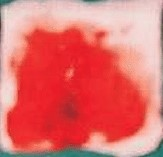
#> input picture 10ml10x10.jpg, 163 x 157 px
$ python Hemomeasure_interfaz.py
#> lines starting #> are read from the running program, lines starting #| are printed output that depends on the picture
#> the answer given: 1
#> the answer given: 10ml10x10.jpg
#> in llamarConv, image is the input picture: shape (157, 163, 3); mean B, G, R 109.4, 111.8, 226.7
import tkinter as tk
from tkinter.filedialog import askopenfilename
import numpy as np
import cv2
import matplotlib.pyplot as plt


def convolution(image, kernel, average=False, verbose=False):
#> called with kernel = array of shape (3, 3), average = False, verbose = True
    if len(image.shape) == 3:
        print("Found 3 Channels : {}".format(image.shape))
#| Found 3 Channels : (157, 163, 3)
        image = cv2.cvtColor(image, cv2.COLOR_BGR2GRAY)
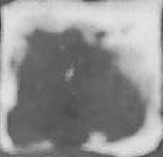
#> image: shape (157, 163); min 65, max 229, mean 145.9
        print("Converted to Gray Channel. Size : {}".format(image.shape))
#| Converted to Gray Channel. Size : (157, 163)
    else:
        print("Image Shape : {}".format(image.shape))

    print("Kernel Shape : {}".format(kernel.shape))

    if verbose:
        plt.imshow(image, cmap='gray')
        plt.title("Input Image")
        plt.show()

    image_row, image_col = image.shape
#> image_row = 157; image_col = 163
    kernel_row, kernel_col = kernel.shape

    output = np.zeros(image.shape)

    pad_height = kernel_row // 2
    pad_width = kernel_col // 2

    padded_image = np.pad(image, ((pad_height, pad_height), (pad_width, pad_width)), mode='constant')
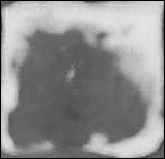
#> padded_image: shape (159, 165); min 0, max 229, mean 142.3

    if verbose:
        plt.imshow(padded_image, cmap='gray')
        plt.title("Padded Image")
        plt.show()

    for row in range(image_row):
        for col in range(image_col):
            output[row, col] = np.sum(kernel * padded_image[row:row + kernel_row, col:col + kernel_col])
            if average:
                output[row, col] /= kernel.shape[0] * kernel.shape[1]
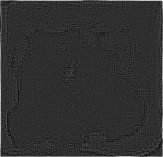
#> output: shape (157, 163) float64; min -191, max 843, mean 10.4; drawn with min black and max white

    print("Output Image size : {}".format(output.shape))
#| Output Image size : (157, 163)

    if verbose:
        plt.imshow(output, cmap='gray')
        plt.title("Output Image using {}x{} Kernel".format(kernel_row, kernel_col))
        plt.show()

    return output


def llamarConv():
    # Ruta inicial del directorio, misma donde se encuentra el .py
    ruta = r"C:\Users\arace\Desktop\Araceli Escuela\TEC\SEMESTRE 4\SemanaTEC\Laboratorio\semena-tec-tools-vision\Images"
    # Permite abrir archuvis .png o .jpg
    fn = askopenfilename(initialdir=ruta,filetypes =[("Archivo tipo Imagen", "*.png;*.jpg")])

    # En caso de no ingresar una imagen
    if not fn:
        print("No se ha seleccionado una imagen.")
        return

    # OpenCV "lee" la imagen en la ruta fn
    image = cv2.imread(fn)

    #Kernel de ejemplo
    k = np.array([[-1, -1, -1],
              [-1, 8, -1],
              [-1, -1, -1]])
    #LLama a la funcion con la imagen y el kernel
    output_image = convolution(image, k, verbose=True)


print("¡Bienvenid@ a Hemomeasure!")
print("¿Deseas medir el procentaje de sangre?")
try:
    x = int(input("""Teclea el número de la opción que eligas:
    1.Si   2.No \n"""))

    if x==1:
        llamarConv()
    elif x==2:
        print("Nos vemos luego")
    else:
        print("Por favor seleccione 1 o 2.")
except ValueError:
    print("Por favor ingrese un número")

$ run again, on 5ml10x10.jpg
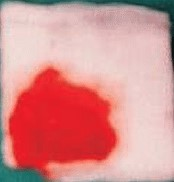
#> input picture 5ml10x10.jpg, 174 x 182 px
#> in llamarConv, image is the input picture: shape (182, 174, 3); mean B, G, R 143, 144.2, 215.9
#| Found 3 Channels : (182, 174, 3)
#> image: shape (182, 174)
#| Converted to Gray Channel. Size : (182, 174)
#> in convolution, `padded_image = np.pad(image, ((pad_height, pad_height), (pad_width, pa..`:
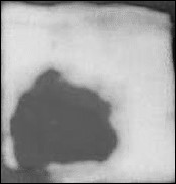
#> padded_image: shape (184, 176); min 0, max 229, mean 161.9
#> after the loop in convolution, `for row in range(image_row):`:
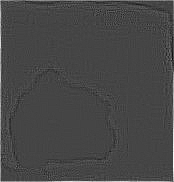
#> output: shape (182, 174) float64; min -241, max 645, mean 7.7; drawn with min black and max white
#| Output Image size : (182, 174)
